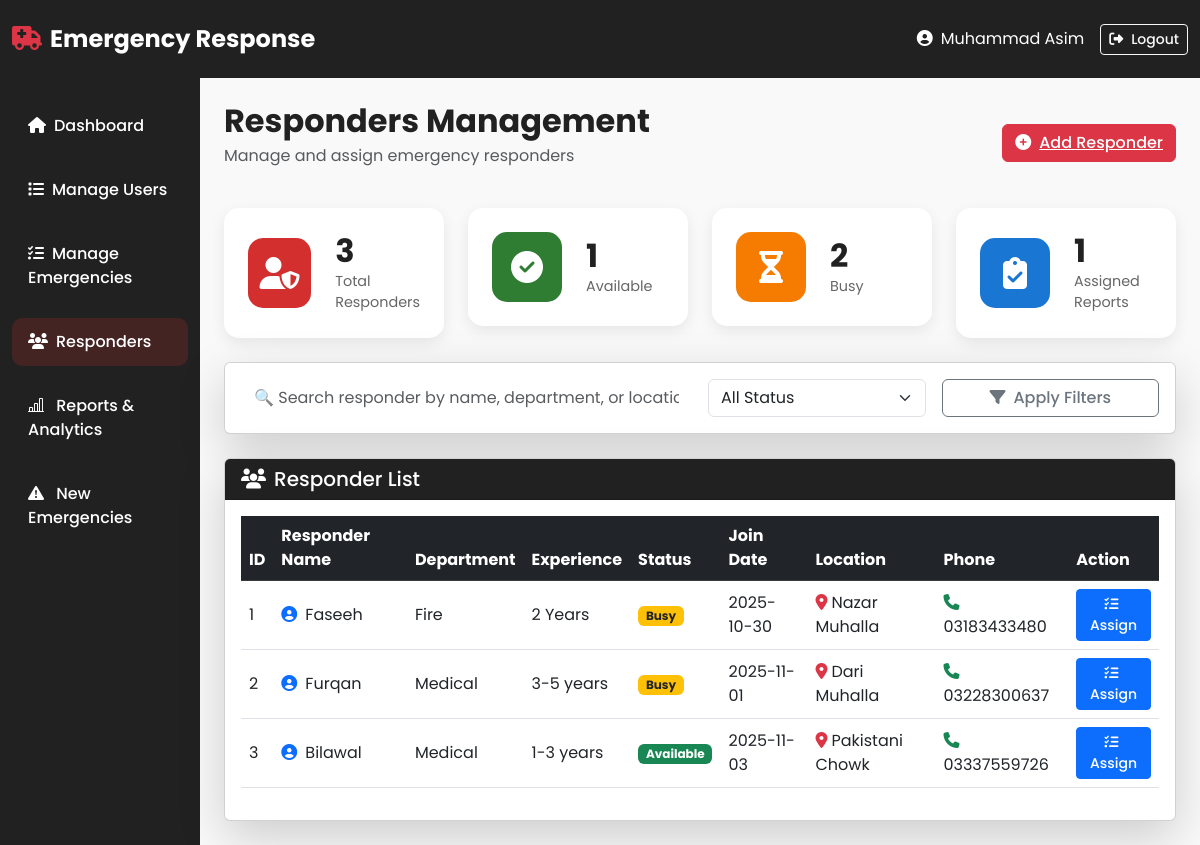
/admin/responders.php (signed in), run on the app's committed database.
### tables this page shows
CREATE TABLE `responders` (
  `Responder_Id` int(11) NOT NULL,
  `User_Id` int(11) NOT NULL,
  `Department` varchar(100) NOT NULL,
  `Responder_Status` varchar(100) DEFAULT 'Available',
  `Location` varchar(255) DEFAULT NULL,
  `Experience` varchar(50) DEFAULT NULL
);

CREATE TABLE `users` (
  `Id` int(11) NOT NULL,
  `Name` varchar(100) NOT NULL,
  `Email` varchar(100) NOT NULL,
  `Pass` varchar(255) NOT NULL,
  `Role` varchar(50) NOT NULL DEFAULT 'citizen',
  `Phone` varchar(20) NOT NULL,
  `Address` varchar(100) DEFAULT NULL,
  `Join_Date` date DEFAULT curdate()
);

### admin/responders.php (the view, shortened to what this page needs)
<?php
include '../include/db.php';
$total_responders_sql = "SELECT * FROM responders";
$total_responders_result = mysqli_query($conn, $total_responders_sql);
$total_responders = mysqli_num_rows($total_responders_result);
$available_responders_sql = "SELECT * FROM responders WHERE Responder_Status = 'available'";
$available_responders_result = mysqli_query($conn, $available_responders_sql);
$available_responders = mysqli_num_rows($available_responders_result);
$busy_responders_sql = "SELECT * FROM responders WHERE Responder_Status = 'busy'";
$busy_responders_result = mysqli_query($conn, $busy_responders_sql);
$busy_responders = mysqli_num_rows($busy_responders_result);
$emergency_reports_sql = "SELECT * FROM emergencies WHERE Emergency_Status = 'Assigned'";
$emergency_reports_result = mysqli_query($conn, $emergency_reports_sql);
$emergency_reports = mysqli_num_rows($emergency_reports_result);
$total_responders_sql = "SELECT responders.Responder_Id, responders.Department, responders.Experience, responders.Responder_Status, users.Name, users.Phone, responders.Location, users.Join_Date FROM responders
INNER JOIN users ON responders.User_Id = users.Id";
$total_responders_result = mysqli_query($conn, $total_responders_sql);
?>
<!DOCTYPE html>
<html lang="en">
<head>
  <link href="https://cdn.jsdelivr.net/npm/bootstrap@5.3.0/dist/css/bootstrap.min.css" rel="stylesheet">
  <link rel="stylesheet" href="https://cdnjs.cloudflare.com/ajax/libs/font-awesome/6.4.0/css/all.min.css">
  <link href="https://cdn.jsdelivr.net/npm/bootstrap-icons@1.11.3/font/bootstrap-icons.css" rel="stylesheet">
  <link rel="stylesheet" href="style.css">
</head>
<body>
  <nav class="navbar navbar-expand-lg navbar-dark bg-dark-custom">
    <div class="container-fluid">
      <a class="navbar-brand fw-bold" href="#">
        <i class="fas fa-ambulance text-danger me-2"></i>Emergency Response
      </a>
      <div class="d-flex align-items-center">
        <span class="text-white me-3">
          <i class="fas fa-user-circle me-2"></i><?php echo htmlspecialchars($_SESSION['user_name']); ?>
        </span>
        <a href="../logout.php" class="btn btn-outline-light btn-sm">
          <i class="fas fa-sign-out-alt me-2"></i>Logout
        </a>
      </div>
    </div>
  </nav>
  <div class="container-fluid">
    <div class="row">
      <nav class="col-md-3 col-lg-2 bg-dark-custom sidebar vh-100 position-fixed pt-4">
        <ul class="nav flex-column">
          <li class="nav-item mb-2"><a class="nav-link text-white" href="admin_dashboard.php"><i class="fas fa-home me-2"></i>Dashboard</a></li>
          <li class="nav-item mb-2"><a class="nav-link text-white" href="manage_users.php"><i class="fas fa-list me-2"></i>Manage Users</a></li>
          <li class="nav-item mb-2"><a class="nav-link text-white" href="manage-emergencies.php"><i class="fas fa-tasks me-2"></i>Manage Emergencies</a></li>
          <li class="nav-item mb-2"><a class="nav-link active text-white" href="responders.php"><i class="fas fa-users me-2"></i>Responders</a></li>
          <li class="nav-item mb-2"><a class="nav-link text-white" href="reports_analytics.php"><i class="bi bi-bar-chart-line me-2"></i> Reports & Analytics</a></li>
          <li class="nav-item mb-2"><a class="nav-link text-white" href="new_emergency.php"><i class="bi bi-exclamation-triangle-fill me-2"></i> New Emergencies</a></li>
        </ul>
      </nav>
      <main class="col-md-9 col-lg-10 ms-auto px-4 py-4">
        <div class="d-flex justify-content-between align-items-center mb-4">
          <div>
            <h2 class="fw-bold mb-1">Responders Management</h2>
            <p class="text-muted">Manage and assign emergency responders</p>
          </div>
          <button class="btn btn-danger" data-bs-toggle="modal">
            <i class="fas fa-plus-circle me-2"></i><a href="add_responder.php" class="text-white decoration-none">Add Responder</a>
          </button>
        </div>
        <div class="row g-4 mb-4">
          <div class="col-md-3" data-aos="fade-up" data-aos-delay="100">
            <div class="stat-card total-emergencies">
              <div class="stat-icon">
                <i class="fas fa-user-shield"></i>
              </div>
              <div class="stat-content">
                <h3 class="stat-number"><?php echo $total_responders; ?></h3>
                <p class="stat-label">Total Responders</p>
              </div>
            </div>
          </div>
          <div class="col-md-3" data-aos="fade-up" data-aos-delay="200">
            <div class="stat-card resolved">
              <div class="stat-icon">
                <i class="fas fa-check-circle"></i>
              </div>
              <div class="stat-content">
                <h3 class="stat-number"><?php echo $available_responders; ?></h3>
                <p class="stat-label">Available</p>
              </div>
            </div>
          </div>
          <div class="col-md-3" data-aos="fade-up" data-aos-delay="300">
            <div class="stat-card pending">
              <div class="stat-icon">
                <i class="fas fa-hourglass-half"></i>
              </div>
              <div class="stat-content">
                <h3 class="stat-number"><?php echo $busy_responders; ?></h3>
                <p class="stat-label">Busy</p>
              </div>
            </div>
          </div>
          <div class="col-md-3" data-aos="fade-up" data-aos-delay="400">
            <div class="stat-card response-time">
              <div class="stat-icon">
                <i class="fas fa-clipboard-check"></i>
              </div>
              <div class="stat-content">
                <h3 class="stat-number"><?php echo $emergency_reports; ?></h3>
                <p class="stat-label">Assigned Reports</p>
              </div>
            </div>
          </div>
        </div>
        <div class="card shadow-lg mb-4">
          <div class="card-body">
            <div class="row g-3">
              <div class="col-md-6">
                <input type="text" class="form-control text-black" id="searchResponder" placeholder="🔍 Search responder by name, department, or location...">
              </div>
              <div class="col-md-3">
                <select class="form-select" id="filterStatus">
                  <option value="all">All Status</option>
                </select>
              </div>
              <div class="col-md-3">
                <button class="btn btn-outline-secondary w-100" onclick="applyFilters()">
                  <i class="fas fa-filter me-2"></i>Apply Filters
                </button>
              </div>
            </div>
          </div>
        </div>
        <div class="card shadow-lg">
          <div class="card-header bg-dark-custom text-white">
            <h5 class="mb-0"><i class="fas fa-users me-2"></i>Responder List</h5>
          </div>
          <div class="card-body">
            <div class="table-responsive">
              <table class="table table-hover align-middle" id="respondersTable">
                <thead class="table-dark">
                  <tr>
                    <th>ID</th>
                    <th>Responder Name</th>
                    <th>Department</th>
                    <th>Experience</th>
                    <th>Status</th>
                    <th>Join Date</th>
                    <th>Location</th>
                    <th>Phone</th>
                    <th>Action</th>
                  </tr>
                </thead>
                <tbody>
                  <?php
                  if($total_responders > 0){
                      mysqli_data_seek($total_responders_result, 0);
                      while($row = mysqli_fetch_assoc($total_responders_result)){
                          $status = $row['Responder_Status'];
                          if ($status == 'Available') {
                              $badgeClass = 'bg-success';
                          } elseif ($status == 'Busy') {
                              $badgeClass = 'bg-warning text-dark';
                          } else {
                              $badgeClass = 'bg-secondary';
                          }
                          echo "<tr>
                                  <td>{$row['Responder_Id']}</td>
                                  <td><i class='fas fa-user-circle text-primary me-2'></i>{$row['Name']}</td>
                                  <td>{$row['Department']}</td>
                                  <td>{$row['Experience']}</td>
                                  <td><span class='badge {$badgeClass}'>{$row['Responder_Status']}</span></td>
                                  <td>{$row['Join_Date']}</td>
                                  <td><i class='fas fa-map-marker-alt text-danger me-1'></i>{$row['Location']}</td>
                                  <td><i class='fas fa-phone text-success me-1'></i>{$row['Phone']}</td>
                                  <td>
                                      <button class='btn btn-sm btn-primary' onclick='openAssignModal(this)' data-name='{$row['Name']}' data-dept='{$row['Department']}'>
                                        <i class='fas fa-tasks me-1'></i>Assign
                                      </button>
                                  </td>
                              </tr>";
                      }
                  } else {
                      echo "<tr><td colspan='9' class='text-center text-muted'>No responders found</td></tr>";
                  }
                  ?>
                </tbody>
              </table>
            </div>
          </div>
        </div>
      </main>
    </div>
  </div>
</body>
</html>

### admin/style.css (style rules this page uses)
:root { --primary-red: #D32F2F; --primary-dark: #212121; --primary-white: #F9F9F9; --primary-blue: #1976D2; --success-green: #2E7D32; --warning-orange: #F57C00; --danger-red: #C62828; }
* { margin: 0; padding: 0; box-sizing: border-box; }
body { font-family: 'Poppins', sans-serif; color: var(--primary-dark); background: var(--primary-white); }
.bg-dark-custom { background-color: var(--primary-dark) !important; }
.navbar { padding: 1rem 0; transition: all 0.3s ease; position: sticky; top: 0; z-index: 1000; }
.navbar-brand { font-size: 1.5rem; font-weight: 700; }
.nav-link { transition: all 0.3s ease; font-weight: 500; }
.form-control { border-color: rgba(255, 255, 255, 0.2) !important; }
.stat-card { background: white; border-radius: 15px; padding: 1.5rem; display: flex; align-items: center; gap: 1.5rem; box-shadow: 0 5px 15px rgba(0, 0, 0, 0.08); transition: all 0.3s ease; }
.stat-icon { width: 70px; height: 70px; border-radius: 15px; display: flex; align-items: center; justify-content: center; font-size: 2rem; color: white; }
.total-emergencies .stat-icon { background: var(--primary-red); }
.resolved .stat-icon { background: var(--success-green); }
.pending .stat-icon { background: var(--warning-orange); }
.response-time .stat-icon { background: var(--primary-blue); }
.stat-content { flex: 1; }
.stat-number { font-size: 2rem; font-weight: 700; margin-bottom: 0; }
.stat-label { color: #666; font-size: 0.9rem; margin-bottom: 0; }
.sidebar { padding-top: 2rem; background: var(--primary-dark); }
.sidebar .nav-link { padding: 0.75rem 1rem; border-radius: 10px; margin-bottom: 0.5rem; color: rgba(255, 255, 255, 0.7); transition: all 0.3s ease; }
.sidebar .nav-link:hover, .sidebar .nav-link.active { background: rgba(211, 47, 47, 0.2); color: white; }
.btn { transition: all 0.3s ease; font-weight: 500; }
.card { transition: all 0.3s ease; }
html { scroll-behavior: smooth; }

### data on the page
responders: Responder_Id "1", User_Id.Name "Faseeh", Department "Fire", Experience "2 Years", Responder_Status "Busy", User_Id.Join_Date "2025-10-30", Location "Nazar Muhalla", User_Id.Phone "03183433480"
responders: Responder_Id "2", User_Id.Name "Furqan", Department "Medical", Experience "3-5 years", Responder_Status "Busy", User_Id.Join_Date "2025-11-01", Location "Dari Muhalla", User_Id.Phone "03228300637"
responders: Responder_Id "3", User_Id.Name "Bilawal", Department "Medical", Experience "1-3 years", Responder_Status "Available", User_Id.Join_Date "2025-11-03", Location "Pakistani Chowk", User_Id.Phone "03337559726"

### other printed values
$_SESSION['user_name'] "Muhammad Asim"
$total_responders "3"
$available_responders "1"
$busy_responders "2"
$emergency_reports "1"
